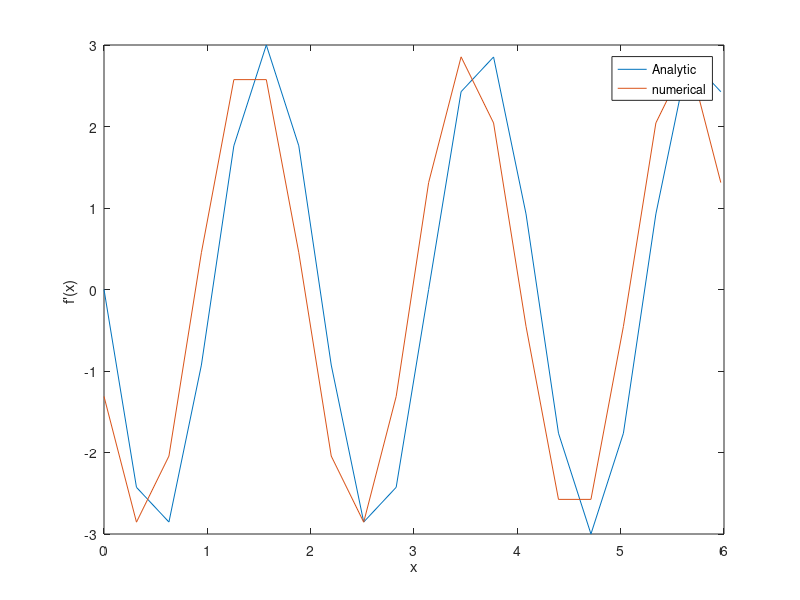

Reproduce this figure in MATLAB.
clear all
clc
close all

N = 20;
p = 2*pi();
dx = p/N;

D = -1*eye(N) + diag(ones(N-1,1),1);
D(N,1) = 1;
D = 1/dx*D;

x = 0:dx:2*pi()-dx;
x = x';
k = 3;

f = exp(i*k*x)
df_analytic = i*k*exp(i*k*x)
df_num = D*f

plot(x,real(df_analytic),x,real(df_num))
xlabel('x')
ylabel('f''(x) ')
legend('Analytic','numerical')

mu = df_num./f
k_mod = (exp(i*k*dx) -1)/dx